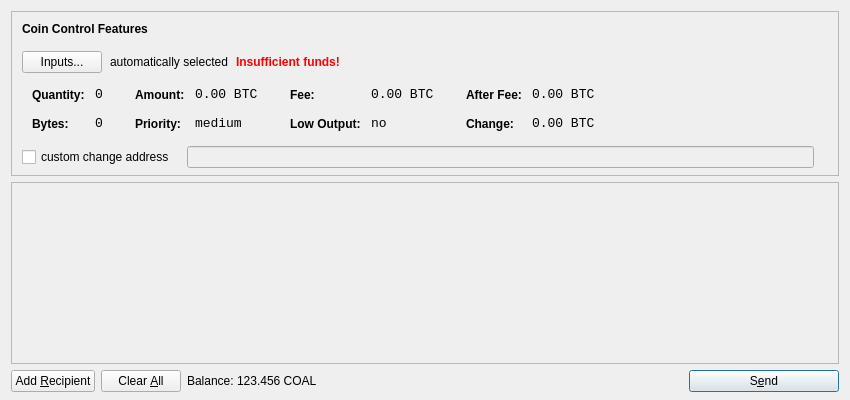
<?xml version="1.0" encoding="UTF-8"?>
<ui version="4.0">
 <class>SendCoinsDialog</class>
 <widget class="QDialog" name="SendCoinsDialog">
  <property name="geometry">
   <rect>
    <x>0</x>
    <y>0</y>
    <width>850</width>
    <height>400</height>
   </rect>
  </property>
  <property name="windowTitle">
   <string>Send Coins</string>
  </property>
  <layout class="QVBoxLayout" name="verticalLayout" stretch="0,1,0">
   <property name="bottomMargin">
    <number>8</number>
   </property>
   <item>
    <widget class="QFrame" name="frameCoinControl">
     <property name="sizePolicy">
      <sizepolicy hsizetype="Expanding" vsizetype="Expanding">
       <horstretch>0</horstretch>
       <verstretch>0</verstretch>
      </sizepolicy>
     </property>
     <property name="maximumSize">
      <size>
       <width>16777215</width>
       <height>16777215</height>
      </size>
     </property>
     <property name="frameShape">
      <enum>QFrame::StyledPanel</enum>
     </property>
     <property name="frameShadow">
      <enum>QFrame::Sunken</enum>
     </property>
     <layout class="QVBoxLayout" name="verticalLayoutCoinControl2">
      <property name="spacing">
       <number>-1</number>
      </property>
      <property name="leftMargin">
       <number>0</number>
      </property>
      <property name="topMargin">
       <number>0</number>
      </property>
      <property name="rightMargin">
       <number>0</number>
      </property>
      <property name="bottomMargin">
       <number>6</number>
      </property>
      <item>
       <layout class="QVBoxLayout" name="verticalLayoutCoinControl" stretch="0,0,0,0,1">
        <property name="spacing">
         <number>0</number>
        </property>
        <property name="leftMargin">
         <number>10</number>
        </property>
        <property name="topMargin">
         <number>10</number>
        </property>
        <item>
         <layout class="QHBoxLayout" name="horizontalLayoutCoinControl1">
          <property name="bottomMargin">
           <number>15</number>
          </property>
          <item>
           <widget class="QLabel" name="labelCoinControlFeatures">
            <property name="sizePolicy">
             <sizepolicy hsizetype="Preferred" vsizetype="Maximum">
              <horstretch>0</horstretch>
              <verstretch>0</verstretch>
             </sizepolicy>
            </property>
            <property name="font">
             <font>
              <weight>75</weight>
              <bold>true</bold>
             </font>
            </property>
            <property name="styleSheet">
             <string notr="true">font-weight:bold;</string>
            </property>
            <property name="text">
             <string>Coin Control Features</string>
            </property>
           </widget>
          </item>
         </layout>
        </item>
        <item>
         <layout class="QHBoxLayout" name="horizontalLayoutCoinControl2" stretch="0,0,0,0">
          <property name="spacing">
           <number>8</number>
          </property>
          <property name="bottomMargin">
           <number>10</number>
          </property>
          <item>
           <widget class="QPushButton" name="pushButtonCoinControl">
            <property name="styleSheet">
             <string notr="true"/>
            </property>
            <property name="text">
             <string>Inputs...</string>
            </property>
           </widget>
          </item>
          <item>
           <widget class="QLabel" name="labelCoinControlAutomaticallySelected">
            <property name="text">
             <string>automatically selected</string>
            </property>
            <property name="margin">
             <number>5</number>
            </property>
           </widget>
          </item>
          <item>
           <widget class="QLabel" name="labelCoinControlInsuffFunds">
            <property name="font">
             <font>
              <weight>75</weight>
              <bold>true</bold>
             </font>
            </property>
            <property name="styleSheet">
             <string notr="true">color:red;font-weight:bold;</string>
            </property>
            <property name="text">
             <string>Insufficient funds!</string>
            </property>
            <property name="margin">
             <number>5</number>
            </property>
           </widget>
          </item>
          <item>
           <spacer name="horizontalSpacerCoinControl">
            <property name="orientation">
             <enum>Qt::Horizontal</enum>
            </property>
            <property name="sizeHint" stdset="0">
             <size>
              <width>40</width>
              <height>1</height>
             </size>
            </property>
           </spacer>
          </item>
         </layout>
        </item>
        <item>
         <widget class="QWidget" name="widgetCoinControl" native="true">
          <property name="sizePolicy">
           <sizepolicy hsizetype="Preferred" vsizetype="Preferred">
            <horstretch>0</horstretch>
            <verstretch>0</verstretch>
           </sizepolicy>
          </property>
          <property name="minimumSize">
           <size>
            <width>0</width>
            <height>0</height>
           </size>
          </property>
          <property name="styleSheet">
           <string notr="true"/>
          </property>
          <layout class="QHBoxLayout" name="horizontalLayoutCoinControl5">
           <property name="margin">
            <number>0</number>
           </property>
           <item>
            <layout class="QHBoxLayout" name="horizontalLayoutCoinControl3" stretch="0,0,0,1">
             <property name="spacing">
              <number>20</number>
             </property>
             <property name="topMargin">
              <number>0</number>
             </property>
             <property name="bottomMargin">
              <number>10</number>
             </property>
             <item>
              <layout class="QFormLayout" name="formLayoutCoinControl1">
               <property name="horizontalSpacing">
                <number>10</number>
               </property>
               <property name="verticalSpacing">
                <number>14</number>
               </property>
               <property name="leftMargin">
                <number>10</number>
               </property>
               <property name="topMargin">
                <number>4</number>
               </property>
               <property name="rightMargin">
                <number>6</number>
               </property>
               <item row="0" column="0">
                <widget class="QLabel" name="labelCoinControlQuantityText">
                 <property name="styleSheet">
                  <string notr="true">font-weight:bold;</string>
                 </property>
                 <property name="text">
                  <string>Quantity:</string>
                 </property>
                 <property name="margin">
                  <number>0</number>
                 </property>
                </widget>
               </item>
               <item row="0" column="1">
                <widget class="QLabel" name="labelCoinControlQuantity">
                 <property name="font">
                  <font>
                   <family>Monospace</family>
                   <pointsize>10</pointsize>
                  </font>
                 </property>
                 <property name="cursor">
                  <cursorShape>IBeamCursor</cursorShape>
                 </property>
                 <property name="contextMenuPolicy">
                  <enum>Qt::ActionsContextMenu</enum>
                 </property>
                 <property name="text">
                  <string notr="true">0</string>
                 </property>
                 <property name="margin">
                  <number>0</number>
                 </property>
                 <property name="textInteractionFlags">
                  <set>Qt::LinksAccessibleByMouse|Qt::TextSelectableByKeyboard|Qt::TextSelectableByMouse</set>
                 </property>
                </widget>
               </item>
               <item row="1" column="0">
                <widget class="QLabel" name="labelCoinControlBytesText">
                 <property name="styleSheet">
                  <string notr="true">font-weight:bold;</string>
                 </property>
                 <property name="text">
                  <string>Bytes:</string>
                 </property>
                </widget>
               </item>
               <item row="1" column="1">
                <widget class="QLabel" name="labelCoinControlBytes">
                 <property name="font">
                  <font>
                   <family>Monospace</family>
                   <pointsize>10</pointsize>
                  </font>
                 </property>
                 <property name="cursor">
                  <cursorShape>IBeamCursor</cursorShape>
                 </property>
                 <property name="contextMenuPolicy">
                  <enum>Qt::ActionsContextMenu</enum>
                 </property>
                 <property name="text">
                  <string notr="true">0</string>
                 </property>
                 <property name="textInteractionFlags">
                  <set>Qt::LinksAccessibleByMouse|Qt::TextSelectableByKeyboard|Qt::TextSelectableByMouse</set>
                 </property>
                </widget>
               </item>
              </layout>
             </item>
             <item>
              <layout class="QFormLayout" name="formLayoutCoinControl2">
               <property name="horizontalSpacing">
                <number>10</number>
               </property>
               <property name="verticalSpacing">
                <number>14</number>
               </property>
               <property name="leftMargin">
                <number>6</number>
               </property>
               <property name="topMargin">
                <number>4</number>
               </property>
               <property name="rightMargin">
                <number>6</number>
               </property>
               <item row="0" column="0">
                <widget class="QLabel" name="labelCoinControlAmountText">
                 <property name="styleSheet">
                  <string notr="true">font-weight:bold;</string>
                 </property>
                 <property name="text">
                  <string>Amount:</string>
                 </property>
                 <property name="margin">
                  <number>0</number>
                 </property>
                </widget>
               </item>
               <item row="0" column="1">
                <widget class="QLabel" name="labelCoinControlAmount">
                 <property name="font">
                  <font>
                   <family>Monospace</family>
                   <pointsize>10</pointsize>
                  </font>
                 </property>
                 <property name="cursor">
                  <cursorShape>IBeamCursor</cursorShape>
                 </property>
                 <property name="contextMenuPolicy">
                  <enum>Qt::ActionsContextMenu</enum>
                 </property>
                 <property name="text">
                  <string notr="true">0.00 BTC</string>
                 </property>
                 <property name="textInteractionFlags">
                  <set>Qt::LinksAccessibleByMouse|Qt::TextSelectableByKeyboard|Qt::TextSelectableByMouse</set>
                 </property>
                </widget>
               </item>
               <item row="1" column="0">
                <widget class="QLabel" name="labelCoinControlPriorityText">
                 <property name="styleSheet">
                  <string notr="true">font-weight:bold;</string>
                 </property>
                 <property name="text">
                  <string>Priority:</string>
                 </property>
                </widget>
               </item>
               <item row="1" column="1">
                <widget class="QLabel" name="labelCoinControlPriority">
                 <property name="font">
                  <font>
                   <family>Monospace</family>
                   <pointsize>10</pointsize>
                  </font>
                 </property>
                 <property name="cursor">
                  <cursorShape>IBeamCursor</cursorShape>
                 </property>
                 <property name="contextMenuPolicy">
                  <enum>Qt::ActionsContextMenu</enum>
                 </property>
                 <property name="text">
                  <string>medium</string>
                 </property>
                 <property name="textInteractionFlags">
                  <set>Qt::LinksAccessibleByMouse|Qt::TextSelectableByKeyboard|Qt::TextSelectableByMouse</set>
                 </property>
                </widget>
               </item>
              </layout>
             </item>
             <item>
              <layout class="QFormLayout" name="formLayoutCoinControl3">
               <property name="horizontalSpacing">
                <number>10</number>
               </property>
               <property name="verticalSpacing">
                <number>14</number>
               </property>
               <property name="leftMargin">
                <number>6</number>
               </property>
               <property name="topMargin">
                <number>4</number>
               </property>
               <property name="rightMargin">
                <number>6</number>
               </property>
               <item row="0" column="0">
                <widget class="QLabel" name="labelCoinControlFeeText">
                 <property name="styleSheet">
                  <string notr="true">font-weight:bold;</string>
                 </property>
                 <property name="text">
                  <string>Fee:</string>
                 </property>
                 <property name="margin">
                  <number>0</number>
                 </property>
                </widget>
               </item>
               <item row="0" column="1">
                <widget class="QLabel" name="labelCoinControlFee">
                 <property name="font">
                  <font>
                   <family>Monospace</family>
                   <pointsize>10</pointsize>
                  </font>
                 </property>
                 <property name="cursor">
                  <cursorShape>IBeamCursor</cursorShape>
                 </property>
                 <property name="contextMenuPolicy">
                  <enum>Qt::ActionsContextMenu</enum>
                 </property>
                 <property name="text">
                  <string notr="true">0.00 BTC</string>
                 </property>
                 <property name="textInteractionFlags">
                  <set>Qt::LinksAccessibleByMouse|Qt::TextSelectableByKeyboard|Qt::TextSelectableByMouse</set>
                 </property>
                </widget>
               </item>
               <item row="1" column="0">
                <widget class="QLabel" name="labelCoinControlLowOutputText">
                 <property name="styleSheet">
                  <string notr="true">font-weight:bold;</string>
                 </property>
                 <property name="text">
                  <string>Low Output:</string>
                 </property>
                </widget>
               </item>
               <item row="1" column="1">
                <widget class="QLabel" name="labelCoinControlLowOutput">
                 <property name="font">
                  <font>
                   <family>Monospace</family>
                   <pointsize>10</pointsize>
                  </font>
                 </property>
                 <property name="cursor">
                  <cursorShape>IBeamCursor</cursorShape>
                 </property>
                 <property name="contextMenuPolicy">
                  <enum>Qt::ActionsContextMenu</enum>
                 </property>
                 <property name="text">
                  <string>no</string>
                 </property>
                 <property name="textInteractionFlags">
                  <set>Qt::LinksAccessibleByMouse|Qt::TextSelectableByKeyboard|Qt::TextSelectableByMouse</set>
                 </property>
                </widget>
               </item>
              </layout>
             </item>
             <item>
              <layout class="QFormLayout" name="formLayoutCoinControl4">
               <property name="horizontalSpacing">
                <number>10</number>
               </property>
               <property name="verticalSpacing">
                <number>14</number>
               </property>
               <property name="leftMargin">
                <number>6</number>
               </property>
               <property name="topMargin">
                <number>4</number>
               </property>
               <property name="rightMargin">
                <number>6</number>
               </property>
               <item row="0" column="0">
                <widget class="QLabel" name="labelCoinControlAfterFeeText">
                 <property name="styleSheet">
                  <string notr="true">font-weight:bold;</string>
                 </property>
                 <property name="text">
                  <string>After Fee:</string>
                 </property>
                 <property name="margin">
                  <number>0</number>
                 </property>
                </widget>
               </item>
               <item row="0" column="1">
                <widget class="QLabel" name="labelCoinControlAfterFee">
                 <property name="font">
                  <font>
                   <family>Monospace</family>
                   <pointsize>10</pointsize>
                  </font>
                 </property>
                 <property name="cursor">
                  <cursorShape>IBeamCursor</cursorShape>
                 </property>
                 <property name="contextMenuPolicy">
                  <enum>Qt::ActionsContextMenu</enum>
                 </property>
                 <property name="text">
                  <string notr="true">0.00 BTC</string>
                 </property>
                 <property name="textInteractionFlags">
                  <set>Qt::LinksAccessibleByMouse|Qt::TextSelectableByKeyboard|Qt::TextSelectableByMouse</set>
                 </property>
                </widget>
               </item>
               <item row="1" column="0">
                <widget class="QLabel" name="labelCoinControlChangeText">
                 <property name="styleSheet">
                  <string notr="true">font-weight:bold;</string>
                 </property>
                 <property name="text">
                  <string>Change:</string>
                 </property>
                </widget>
               </item>
               <item row="1" column="1">
                <widget class="QLabel" name="labelCoinControlChange">
                 <property name="font">
                  <font>
                   <family>Monospace</family>
                   <pointsize>10</pointsize>
                  </font>
                 </property>
                 <property name="cursor">
                  <cursorShape>IBeamCursor</cursorShape>
                 </property>
                 <property name="contextMenuPolicy">
                  <enum>Qt::ActionsContextMenu</enum>
                 </property>
                 <property name="text">
                  <string notr="true">0.00 BTC</string>
                 </property>
                 <property name="textInteractionFlags">
                  <set>Qt::LinksAccessibleByMouse|Qt::TextSelectableByKeyboard|Qt::TextSelectableByMouse</set>
                 </property>
                </widget>
               </item>
              </layout>
             </item>
            </layout>
           </item>
          </layout>
         </widget>
        </item>
        <item>
         <layout class="QHBoxLayout" name="horizontalLayoutCoinControl4" stretch="0,0,0">
          <property name="spacing">
           <number>12</number>
          </property>
          <property name="sizeConstraint">
           <enum>QLayout::SetDefaultConstraint</enum>
          </property>
          <property name="topMargin">
           <number>5</number>
          </property>
          <property name="rightMargin">
           <number>5</number>
          </property>
          <item>
           <widget class="QCheckBox" name="checkBoxCoinControlChange">
            <property name="text">
             <string>custom change address</string>
            </property>
           </widget>
          </item>
          <item>
           <widget class="QLineEdit" name="lineEditCoinControlChange">
            <property name="enabled">
             <bool>false</bool>
            </property>
            <property name="sizePolicy">
             <sizepolicy hsizetype="Expanding" vsizetype="Fixed">
              <horstretch>0</horstretch>
              <verstretch>0</verstretch>
             </sizepolicy>
            </property>
           </widget>
          </item>
          <item>
           <widget class="QLabel" name="labelCoinControlChangeLabel">
            <property name="sizePolicy">
             <sizepolicy hsizetype="Preferred" vsizetype="Expanding">
              <horstretch>0</horstretch>
              <verstretch>0</verstretch>
             </sizepolicy>
            </property>
            <property name="minimumSize">
             <size>
              <width>0</width>
              <height>0</height>
             </size>
            </property>
            <property name="text">
             <string/>
            </property>
            <property name="margin">
             <number>3</number>
            </property>
           </widget>
          </item>
         </layout>
        </item>
        <item>
         <spacer name="verticalSpacerCoinControl">
          <property name="orientation">
           <enum>Qt::Vertical</enum>
          </property>
          <property name="sizeHint" stdset="0">
           <size>
            <width>800</width>
            <height>1</height>
           </size>
          </property>
         </spacer>
        </item>
       </layout>
      </item>
     </layout>
    </widget>
   </item>
   <item>
    <widget class="QScrollArea" name="scrollArea">
     <property name="widgetResizable">
      <bool>true</bool>
     </property>
     <widget class="QWidget" name="scrollAreaWidgetContents">
      <property name="geometry">
       <rect>
        <x>0</x>
        <y>0</y>
        <width>830</width>
        <height>165</height>
       </rect>
      </property>
      <layout class="QVBoxLayout" name="verticalLayout_2">
       <property name="margin">
        <number>0</number>
       </property>
       <item>
        <layout class="QVBoxLayout" name="entries">
         <property name="spacing">
          <number>6</number>
         </property>
        </layout>
       </item>
       <item>
        <spacer name="verticalSpacer">
         <property name="orientation">
          <enum>Qt::Vertical</enum>
         </property>
         <property name="sizeHint" stdset="0">
          <size>
           <width>20</width>
           <height>40</height>
          </size>
         </property>
        </spacer>
       </item>
      </layout>
     </widget>
    </widget>
   </item>
   <item>
    <layout class="QHBoxLayout" name="horizontalLayout">
     <item>
      <widget class="QPushButton" name="addButton">
       <property name="toolTip">
        <string>Send to multiple recipients at once</string>
       </property>
       <property name="text">
        <string>Add &amp;Recipient</string>
       </property>
       <property name="icon">
        <iconset resource="../bitcoin.qrc">
         <normaloff>:/icons/add</normaloff>:/icons/add</iconset>
       </property>
       <property name="autoDefault">
        <bool>false</bool>
       </property>
      </widget>
     </item>
     <item>
      <widget class="QPushButton" name="clearButton">
       <property name="sizePolicy">
        <sizepolicy hsizetype="Minimum" vsizetype="Fixed">
         <horstretch>0</horstretch>
         <verstretch>0</verstretch>
        </sizepolicy>
       </property>
       <property name="toolTip">
        <string>Remove all transaction fields</string>
       </property>
       <property name="text">
        <string>Clear &amp;All</string>
       </property>
       <property name="icon">
        <iconset resource="../bitcoin.qrc">
         <normaloff>:/icons/remove</normaloff>:/icons/remove</iconset>
       </property>
       <property name="autoRepeatDelay">
        <number>300</number>
       </property>
       <property name="autoDefault">
        <bool>false</bool>
       </property>
      </widget>
     </item>
     <item>
      <layout class="QHBoxLayout" name="horizontalLayout_2">
       <property name="spacing">
        <number>3</number>
       </property>
       <item>
        <widget class="QLabel" name="label">
         <property name="text">
          <string>Balance:</string>
         </property>
        </widget>
       </item>
       <item>
        <widget class="QLabel" name="labelBalance">
         <property name="cursor">
          <cursorShape>IBeamCursor</cursorShape>
         </property>
         <property name="text">
          <string>123.456 COAL</string>
         </property>
         <property name="textInteractionFlags">
          <set>Qt::LinksAccessibleByMouse|Qt::TextSelectableByKeyboard|Qt::TextSelectableByMouse</set>
         </property>
        </widget>
       </item>
      </layout>
     </item>
     <item>
      <spacer name="horizontalSpacer">
       <property name="orientation">
        <enum>Qt::Horizontal</enum>
       </property>
       <property name="sizeHint" stdset="0">
        <size>
         <width>40</width>
         <height>20</height>
        </size>
       </property>
      </spacer>
     </item>
     <item>
      <widget class="QPushButton" name="sendButton">
       <property name="minimumSize">
        <size>
         <width>150</width>
         <height>0</height>
        </size>
       </property>
       <property name="toolTip">
        <string>Confirm the send action</string>
       </property>
       <property name="text">
        <string>S&amp;end</string>
       </property>
       <property name="icon">
        <iconset resource="../bitcoin.qrc">
         <normaloff>:/icons/send</normaloff>:/icons/send</iconset>
       </property>
       <property name="default">
        <bool>true</bool>
       </property>
      </widget>
     </item>
    </layout>
   </item>
  </layout>
 </widget>
 <resources>
  <include location="../bitcoin.qrc"/>
 </resources>
 <connections/>
</ui>
